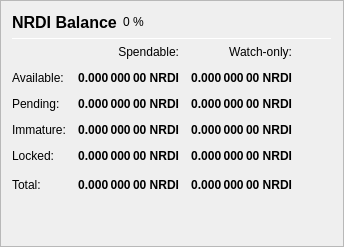
                   <widget class="QFrame" name="frame_Balances">
                    <property name="frameShape">
                     <enum>QFrame::StyledPanel</enum>
                    </property>
                    <property name="frameShadow">
                     <enum>QFrame::Raised</enum>
                    </property>
                    <layout class="QVBoxLayout" name="verticalLayout_4">
                     <item>
                      <layout class="QHBoxLayout" name="horizontalLayout_4">
                       <item>
                        <widget class="QLabel" name="label_5">
                         <property name="minimumSize">
                          <size>
                           <width>0</width>
                           <height>20</height>
                          </size>
                         </property>
                         <property name="font">
                          <font>
                           <pointsize>12</pointsize>
                           <weight>75</weight>
                           <bold>true</bold>
                          </font>
                         </property>
                         <property name="text">
                          <string>NRDI Balance</string>
                         </property>
                        </widget>
                       </item>
                       <item>
                        <widget class="QLabel" name="labelNRDIPercent">
                         <property name="text">
                          <string notr="true">0 %</string>
                         </property>
                        </widget>
                       </item>
                       <item>
                        <spacer name="horizontalSpacer_3">
                         <property name="orientation">
                          <enum>Qt::Horizontal</enum>
                         </property>
                         <property name="sizeHint" stdset="0">
                          <size>
                           <width>40</width>
                           <height>20</height>
                          </size>
                         </property>
                        </spacer>
                       </item>
                      </layout>
                     </item>
                     <item>
                      <widget class="Line" name="line_Balance">
                       <property name="minimumSize">
                        <size>
                         <width>0</width>
                         <height>1</height>
                        </size>
                       </property>
                       <property name="maximumSize">
                        <size>
                         <width>16777215</width>
                         <height>1</height>
                        </size>
                       </property>
                       <property name="orientation">
                        <enum>Qt::Horizontal</enum>
                       </property>
                      </widget>
                     </item>
                     <item>
                      <layout class="QGridLayout" name="gridLayout">
                       <property name="spacing">
                        <number>12</number>
                       </property>
                       <item row="0" column="1">
                        <widget class="QLabel" name="labelSpendable">
                         <property name="text">
                          <string>Spendable:</string>
                         </property>
                         <property name="alignment">
                          <set>Qt::AlignRight|Qt::AlignTrailing|Qt::AlignVCenter</set>
                         </property>
                        </widget>
                       </item>
                       <item row="0" column="2">
                        <widget class="QLabel" name="labelWatchonly">
                         <property name="text">
                          <string>Watch-only:</string>
                         </property>
                         <property name="alignment">
                          <set>Qt::AlignRight|Qt::AlignTrailing|Qt::AlignVCenter</set>
                         </property>
                        </widget>
                       </item>
                       <item row="1" column="0">
                        <widget class="QLabel" name="labelBalanceText">
                         <property name="text">
                          <string>Available:</string>
                         </property>
                        </widget>
                       </item>
                       <item row="1" column="1">
                        <widget class="QLabel" name="labelBalance">
                         <property name="font">
                          <font>
                           <weight>75</weight>
                           <bold>true</bold>
                          </font>
                         </property>
                         <property name="cursor">
                          <cursorShape>IBeamCursor</cursorShape>
                         </property>
                         <property name="toolTip">
                          <string>Your current spendable balance</string>
                         </property>
                         <property name="text">
                          <string notr="true">0.000 000 00 NRDI</string>
                         </property>
                         <property name="alignment">
                          <set>Qt::AlignRight|Qt::AlignTrailing|Qt::AlignVCenter</set>
                         </property>
                         <property name="textInteractionFlags">
                          <set>Qt::LinksAccessibleByMouse|Qt::TextSelectableByKeyboard|Qt::TextSelectableByMouse</set>
                         </property>
                        </widget>
                       </item>
                       <item row="1" column="2">
                        <widget class="QLabel" name="labelWatchAvailable">
                         <property name="font">
                          <font>
                           <weight>75</weight>
                           <bold>true</bold>
                          </font>
                         </property>
                         <property name="cursor">
                          <cursorShape>IBeamCursor</cursorShape>
                         </property>
                         <property name="toolTip">
                          <string>Your current balance in watch-only addresses</string>
                         </property>
                         <property name="text">
                          <string notr="true">0.000 000 00 NRDI</string>
                         </property>
                         <property name="alignment">
                          <set>Qt::AlignRight|Qt::AlignTrailing|Qt::AlignVCenter</set>
                         </property>
                         <property name="textInteractionFlags">
                          <set>Qt::LinksAccessibleByMouse|Qt::TextSelectableByKeyboard|Qt::TextSelectableByMouse</set>
                         </property>
                        </widget>
                       </item>
                       <item row="2" column="0">
                        <widget class="QLabel" name="labelPendingText">
                         <property name="text">
                          <string>Pending:</string>
                         </property>
                        </widget>
                       </item>
                       <item row="2" column="1">
                        <widget class="QLabel" name="labelUnconfirmed">
                         <property name="font">
                          <font>
                           <weight>75</weight>
                           <bold>true</bold>
                          </font>
                         </property>
                         <property name="cursor">
                          <cursorShape>IBeamCursor</cursorShape>
                         </property>
                         <property name="toolTip">
                          <string>Total of transactions that have yet to be confirmed, and do not yet count toward the spendable balance</string>
                         </property>
                         <property name="text">
                          <string notr="true">0.000 000 00 NRDI</string>
                         </property>
                         <property name="alignment">
                          <set>Qt::AlignRight|Qt::AlignTrailing|Qt::AlignVCenter</set>
                         </property>
                         <property name="textInteractionFlags">
                          <set>Qt::LinksAccessibleByMouse|Qt::TextSelectableByKeyboard|Qt::TextSelectableByMouse</set>
                         </property>
                        </widget>
                       </item>
                       <item row="2" column="2">
                        <widget class="QLabel" name="labelWatchPending">
                         <property name="font">
                          <font>
                           <weight>75</weight>
                           <bold>true</bold>
                          </font>
                         </property>
                         <property name="cursor">
                          <cursorShape>IBeamCursor</cursorShape>
                         </property>
                         <property name="toolTip">
                          <string>Unconfirmed transactions to watch-only addresses</string>
                         </property>
                         <property name="text">
                          <string notr="true">0.000 000 00 NRDI</string>
                         </property>
                         <property name="alignment">
                          <set>Qt::AlignRight|Qt::AlignTrailing|Qt::AlignVCenter</set>
                         </property>
                         <property name="textInteractionFlags">
                          <set>Qt::LinksAccessibleByMouse|Qt::TextSelectableByKeyboard|Qt::TextSelectableByMouse</set>
                         </property>
                        </widget>
                       </item>
                       <item row="3" column="0">
                        <widget class="QLabel" name="labelImmatureText">
                         <property name="text">
                          <string>Immature:</string>
                         </property>
                        </widget>
                       </item>
                       <item row="3" column="1">
                        <widget class="QLabel" name="labelImmature">
                         <property name="font">
                          <font>
                           <weight>75</weight>
                           <bold>true</bold>
                          </font>
                         </property>
                         <property name="cursor">
                          <cursorShape>IBeamCursor</cursorShape>
                         </property>
                         <property name="toolTip">
                          <string>Staked or masternode rewards that has not yet matured</string>
                         </property>
                         <property name="text">
                          <string notr="true">0.000 000 00 NRDI</string>
                         </property>
                         <property name="alignment">
                          <set>Qt::AlignRight|Qt::AlignTrailing|Qt::AlignVCenter</set>
                         </property>
                         <property name="textInteractionFlags">
                          <set>Qt::LinksAccessibleByMouse|Qt::TextSelectableByKeyboard|Qt::TextSelectableByMouse</set>
                         </property>
                        </widget>
                       </item>
                       <item row="3" column="2">
                        <widget class="QLabel" name="labelWatchImmature">
                         <property name="font">
                          <font>
                           <weight>75</weight>
                           <bold>true</bold>
                          </font>
                         </property>
                         <property name="cursor">
                          <cursorShape>IBeamCursor</cursorShape>
                         </property>
                         <property name="toolTip">
                          <string>Staked or masternode rewards in watch-only addresses that has not yet matured</string>
                         </property>
                         <property name="text">
                          <string notr="true">0.000 000 00 NRDI</string>
                         </property>
                         <property name="alignment">
                          <set>Qt::AlignRight|Qt::AlignTrailing|Qt::AlignVCenter</set>
                         </property>
                         <property name="textInteractionFlags">
                          <set>Qt::LinksAccessibleByMouse|Qt::TextSelectableByKeyboard|Qt::TextSelectableByMouse</set>
                         </property>
                        </widget>
                       </item>
                       <item row="4" column="0">
                        <widget class="QLabel" name="labelLockedBalanceText">
                         <property name="toolTip">
                          <string>Locked NRDI or Masternode collaterals. These are excluded from zNRDI minting.</string>
                         </property>
                         <property name="text">
                          <string>Locked:</string>
                         </property>
                        </widget>
                       </item>
                       <item row="4" column="1">
                        <widget class="QLabel" name="labelLockedBalance">
                         <property name="font">
                          <font>
                           <weight>75</weight>
                           <bold>true</bold>
                          </font>
                         </property>
                         <property name="cursor">
                          <cursorShape>IBeamCursor</cursorShape>
                         </property>
                         <property name="toolTip">
                          <string>Locked NRDI or Masternode collaterals. These are excluded from zNRDI minting.</string>
                         </property>
                         <property name="text">
                          <string notr="true">0.000 000 00 NRDI</string>
                         </property>
                         <property name="alignment">
                          <set>Qt::AlignRight|Qt::AlignTrailing|Qt::AlignVCenter</set>
                         </property>
                         <property name="textInteractionFlags">
                          <set>Qt::LinksAccessibleByMouse|Qt::TextSelectableByKeyboard|Qt::TextSelectableByMouse</set>
                         </property>
                        </widget>
                       </item>
                       <item row="4" column="2">
                        <widget class="QLabel" name="labelWatchLocked">
                         <property name="font">
                          <font>
                           <weight>75</weight>
                           <bold>true</bold>
                          </font>
                         </property>
                         <property name="cursor">
                          <cursorShape>IBeamCursor</cursorShape>
                         </property>
                         <property name="toolTip">
                          <string>Current locked balance in watch-only addresses</string>
                         </property>
                         <property name="text">
                          <string notr="true">0.000 000 00 NRDI</string>
                         </property>
                         <property name="alignment">
                          <set>Qt::AlignRight|Qt::AlignTrailing|Qt::AlignVCenter</set>
                         </property>
                         <property name="textInteractionFlags">
                          <set>Qt::LinksAccessibleByMouse|Qt::TextSelectableByKeyboard|Qt::TextSelectableByMouse</set>
                         </property>
                        </widget>
                       </item>
                       <item row="5" column="0">
                        <widget class="QLabel" name="labelTotalText">
                         <property name="toolTip">
                          <string>Your current NRDI balance, unconfirmed and immature transactions included</string>
                         </property>
                         <property name="text">
                          <string>Total:</string>
                         </property>
                        </widget>
                       </item>
                       <item row="5" column="1">
                        <widget class="QLabel" name="labelTotal">
                         <property name="font">
                          <font>
                           <weight>75</weight>
                           <bold>true</bold>
                          </font>
                         </property>
                         <property name="cursor">
                          <cursorShape>IBeamCursor</cursorShape>
                         </property>
                         <property name="toolTip">
                          <string>Your current NRDI balance, unconfirmed and immature transactions included</string>
                         </property>
                         <property name="text">
                          <string notr="true">0.000 000 00 NRDI</string>
                         </property>
                         <property name="alignment">
                          <set>Qt::AlignRight|Qt::AlignTrailing|Qt::AlignVCenter</set>
                         </property>
                         <property name="textInteractionFlags">
                          <set>Qt::LinksAccessibleByMouse|Qt::TextSelectableByKeyboard|Qt::TextSelectableByMouse</set>
                         </property>
                        </widget>
                       </item>
                       <item row="5" column="2">
                        <widget class="QLabel" name="labelWatchTotal">
                         <property name="font">
                          <font>
                           <weight>75</weight>
                           <bold>true</bold>
                          </font>
                         </property>
                         <property name="cursor">
                          <cursorShape>IBeamCursor</cursorShape>
                         </property>
                         <property name="toolTip">
                          <string>Current total balance in watch-only addresses</string>
                         </property>
                         <property name="text">
                          <string notr="true">0.000 000 00 NRDI</string>
                         </property>
                         <property name="alignment">
                          <set>Qt::AlignRight|Qt::AlignTrailing|Qt::AlignVCenter</set>
                         </property>
                         <property name="textInteractionFlags">
                          <set>Qt::LinksAccessibleByMouse|Qt::TextSelectableByKeyboard|Qt::TextSelectableByMouse</set>
                         </property>
                        </widget>
                       </item>
                       <item row="5" column="3">
                        <spacer name="horizontalSpacer_9">
                         <property name="orientation">
                          <enum>Qt::Horizontal</enum>
                         </property>
                         <property name="sizeHint" stdset="0">
                          <size>
                           <width>40</width>
                           <height>20</height>
                          </size>
                         </property>
                        </spacer>
                       </item>
                      </layout>
                     </item>
                     <item>
                      <spacer name="verticalSpacer_3">
                       <property name="orientation">
                        <enum>Qt::Vertical</enum>
                       </property>
                       <property name="sizeHint" stdset="0">
                        <size>
                         <width>20</width>
                         <height>40</height>
                        </size>
                       </property>
                      </spacer>
                     </item>
                    </layout>
                   </widget>
